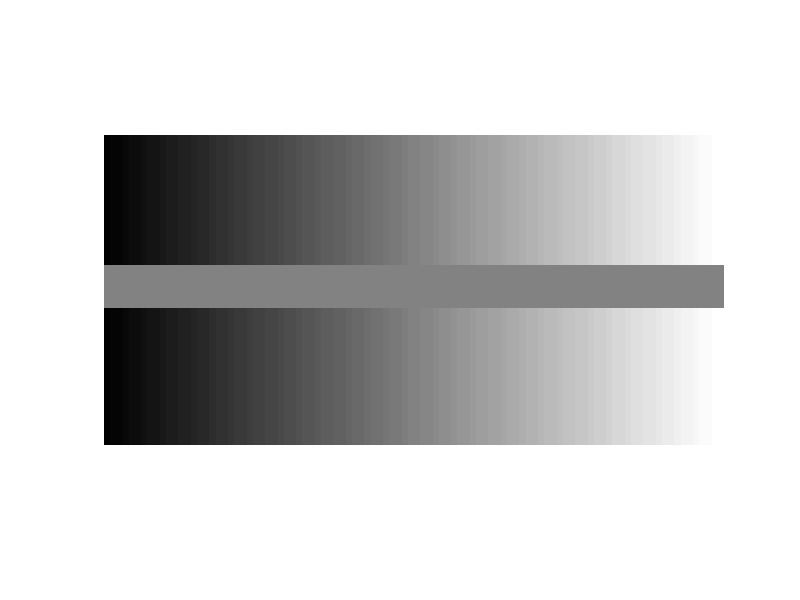
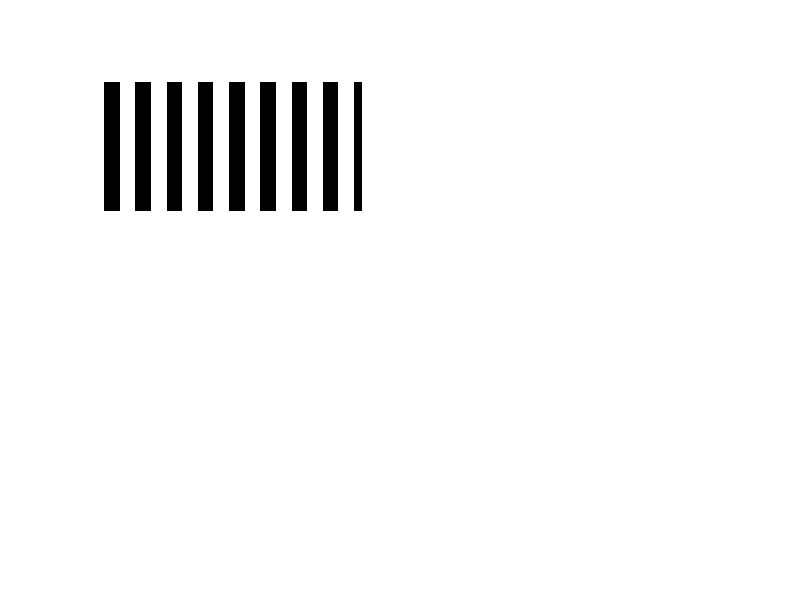
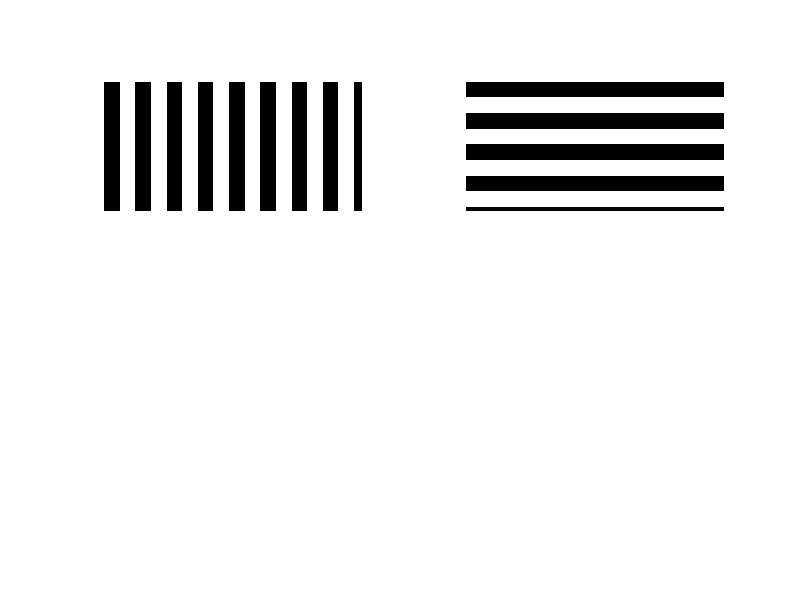
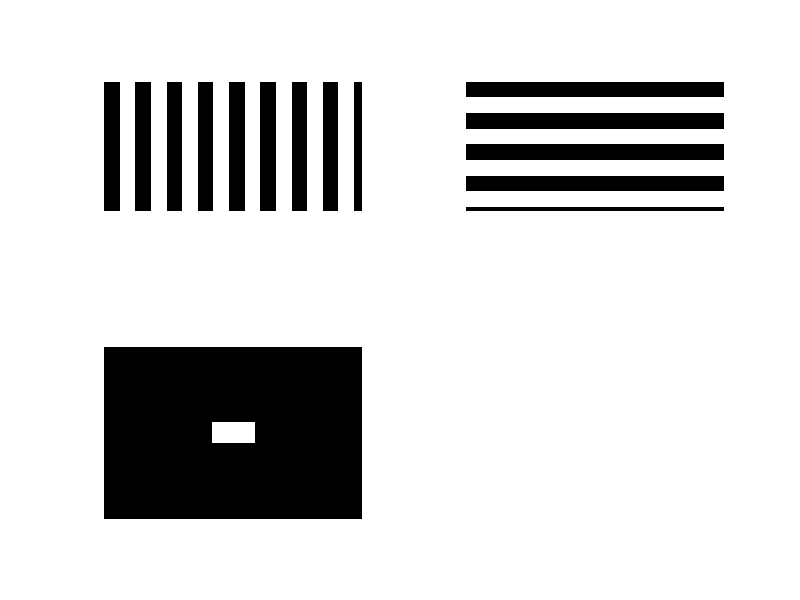

The MATLAB script that drew these images, in order: (Note: this script raises an error after producing the figures.)
%% Question 1: Image I/O 
clc, clear, close all

function show_images(extension) 
    file_list = dir(extension);
    [file_number, tmp] = size(file_list);

    for i = 1:file_number 
        im = imread(file_list(i).name);
        figure;
        imshow(im);
    end
end

show_images('*.png')
show_images('*.jpg')
show_images('*.bmp')

%% Question 2: Grayscale
clc, clear, close all

im = ones(50, 100);
for i = 1:50
    for j = 1:100
        im(i,j) = im(i,j) * j/100;
    end
end

im(22:28,:) = ones(7, 100) * 0.5;
figure, imshow(im), exportgraphics(gcf, '../Q2.png')

%% Question 3: Geometric shapes and patterns
clc, clear, close all

% vertical stripes
function im = im_vstripes(width, height, stripe_width)
    white = ones(height, stripe_width);
    black = zeros(height, stripe_width);
    stripe = [black white];
    n = ceil(width / (2*stripe_width));
    im = repmat(stripe, 1, n);
    im = im(:, 1:width); % crop the image to the right width
end

% horizontal stripes
function im = im_hstripes(width, height, stripe_height)
    white = ones(stripe_height, width);
    black = zeros(stripe_height, width);
    stripe = [black; white];
    n = ceil(height / (2*stripe_height));
    im = repmat(stripe, n, 1);
    im = im(1:height,:);
end

% rectangle
function im = im_rect(width, height, rect_width, rect_height)
    im = zeros(height, width);
    rect = ones(rect_height, rect_width);

    start_height = floor((height - rect_height) / 2) + 1;
    start_width = floor((width - rect_width) /  2) + 1;
    im(start_height:start_height+rect_height-1, start_width:start_width+rect_width-1) = rect;
end

% circle
function im = im_circ(width, height, radius)
    im = zeros(height, width);
    circ = zeros(2*radius);
    for i = 1:2*radius
        for j = 1:2*radius
            if (i - radius).^2 + (j - radius).^2 <= radius.^2
                circ(i, j) = 1;
            end
        end
    end
    start_height = floor((height - 2 * radius) / 2) + 1;
    start_width = floor((width - 2 * radius) /  2) + 1;
    im(start_height:start_height+2*radius-1, start_width:start_width+2*radius-1) = circ;
end

imv = im_vstripes(512, 256, 31);
imh = im_hstripes(512, 256, 31);
imr = im_rect(384, 256, 64, 32);
imc = im_circ(384, 256, 32);

figure
subplot(2,2,1), imshow(imv), exportgraphics(gca, '../Q3_vstripes.png')
subplot(2,2,2), imshow(imh), exportgraphics(gca, '../Q3_hstripes.png')
subplot(2,2,3), imshow(imr), exportgraphics(gca, '../Q3_rect.png')
subplot(2,2,4), imshow(imc), exportgraphics(gca, '../Q3_circ.png')

%% Question 4: RGB colour coding
clc, clear, close all

function [r, g, b] = split_colors(im)
    r = zeros(size(im), 'double');
    g = zeros(size(im), 'double');
    b = zeros(size(im), 'double');

    r(:, :, 1) = im(:, :, 1);
    g(:, :, 2) = im(:, :, 2);
    b(:, :, 3) = im(:, :, 3);
end


im_names = {"Teinte.jpg", "oeil.jpg", "cargo.jpg", "CoulAdd.jpg"};
figure
for j =1:length(im_names)
    im = imread(im_names{j});
    [imr, img, imb] = split_colors(im);
    ims = {im, imr, img, imb};
    for i = 1:4
        subplot(4,4,i+4*(j-1))
        imshow(uint8(ims{i}))
    end
end

%% Question 5: French flag
clc, clear, close all

flag = zeros(200, 300, 3);
flag(:, 1:100, 3) = 1;
flag(:, 101:200, :) = 1;
flag(:, 201:301, 1) = 1;

figure, imshow(flag), exportgraphics(gcf, '../Q5_Flag.png')

%% Question 6: HSV colour coding
clc, clear, close all

function im = hsv_spectrum(height, width)
    im = zeros(height, width, 3);
    
    H = linspace(0, 1, width);
    S = linspace(0, 1, height);
    
    im(:, :, 1) = repmat(H, height, 1);
    im(:, :, 2) = repmat(S', 1, width);
    im(:,:,3) = 1;
    im = hsv2rgb(im);
end

im = hsv_spectrum(256, 512);
figure, imshow(im), exportgraphics(gcf, '../Q6_HSV_spectrum.png')

%% Question 7: RGB to grayscale conversion
clc, clear, close all

a = 0.299;
b = 0.587;
c = 0.114;

im = hsv_spectrum(256, 512);
[imr, img, imb] = split_colors(im);
img = sum(a.*imr + b.*img + c.*imb, 3);

figure
subplot(1,3,1), imshow(im), title('Original')
subplot(1,3,2), imshow(img), title('Converted'), exportgraphics(gca, '../Q7_grayscale.png')
subplot(1,3,3), imshow(rgb2gray(im)), title('Built-in conversion')

%% Question 8: Isolation of beach
clc, clear, close all

% filter the image in the HSV space based on a range of hues
RGB = imread("SpainBeach.jpg");
HSV = rgb2hsv(RGB);
HSV_filtered = HSV;
mask = HSV_filtered(:,:,1) > 0.05 & HSV_filtered(:,:,1) < 0.06;
RGB_filtered = RGB .* uint8(mask);

figure
subplot(1,2,1), imshow(RGB)
subplot(1,2,2), imshow(RGB_filtered), exportgraphics(gca, '../Q8_FilteredBeach.png')

%% Question 9: Histograms
clc, clear, close all

im = imread('SpainBeach.jpg');
figure, axis('equal')
subplot(1,2,1), imhist(im), title('Default'), exportgraphics(gca, '../Q9_Hist.png')
subplot(1,2,2), imhist(histeq(im)), title('Equalized'), exportgraphics(gca, '../Q9_HistEq.png')


%% Question 10: Mysterious .bmp files
clc, clear, close all

[imx, mapx]  = imread('imagex.bmp');
[imxx, mapxx] = imread('imagexx.bmp');

figure
subplot(1,3,1), imshow(imx), title('Imagex.bmp')
subplot(1,3,2), imshow(imxx), title('Imagexx.bmp as uint8')
subplot(1,3,3), imshow(double(imxx)), title('Imagexx.bmp as double'), exportgraphics(gca, '../Q10_Mystery.png')

%% Question 11: Blur and Edge filtering
clc, clear, close all 

im = im_vstripes(512, 512, 64);
blur_filter = fspecial('gaussian', [10 10], 10);
edge_filter = fspecial('laplacian');
imb = imfilter(im, blur_filter, 'replicate');
ime = imfilter(uint8(im), edge_filter);

figure, imshow(im), title('Original'), saveas(gcf, '../Q11_Stripes_Original.png')
figure, imshow(imb), title('Blurred'), saveas(gcf, '../Q11_Stripes_Blurred.png')
figure, imshow(imadjust(ime)), title('Edges'), saveas(gcf, '../Q11_Stripes_Edges.png')

im = imread('SpainBeach.jpg');
blur_filter = fspecial('gaussian', [10 10], 10);
edge_filter = fspecial('sobel');
imb = imfilter(im, blur_filter, 'replicate');
ime = imfilter(uint8(im), edge_filter);

figure, imshow(im), title('Original'), saveas(gcf, '../Q11_Beach_Original.png')
figure, imshow(imb), title('Blurred'), saveas(gcf, '../Q11_Beach_Blurred.png')
figure, imshow(ime), title('Edges'), saveas(gcf, '../Q11_Beach_Edges.png')

%% Question 12: Isolation of stars
clc, clear, close all

imo = imread('Etoiles.png');
im = rgb2gray(imo);

% blur the image
imb = imfilter(im, fspecial('gaussian', [50 50], 10));
imb = imadjust(imb);

% find edges and blur the result
ime = imfilter(imb, fspecial('laplacian', 0.1));
imeb = imfilter(ime, fspecial('disk', 15));

% laplacian edges are the complement to what we want
mask = uint8(~logical(imeb));
imf = imo .*  mask; 

figure, imshow(imo), title('Original'), saveas(gcf, '../Q12_Original.png')
figure, imshow(imb), title('Blurred'), saveas(gcf, '../Q12_Blurred.png')
figure, imshow(imadjust(ime)), title('Edges'), saveas(gcf, '../Q12_Edges.png')
figure, imshow(imf), title('Masked'), saveas(gcf, '../Q12_Masked.png')

